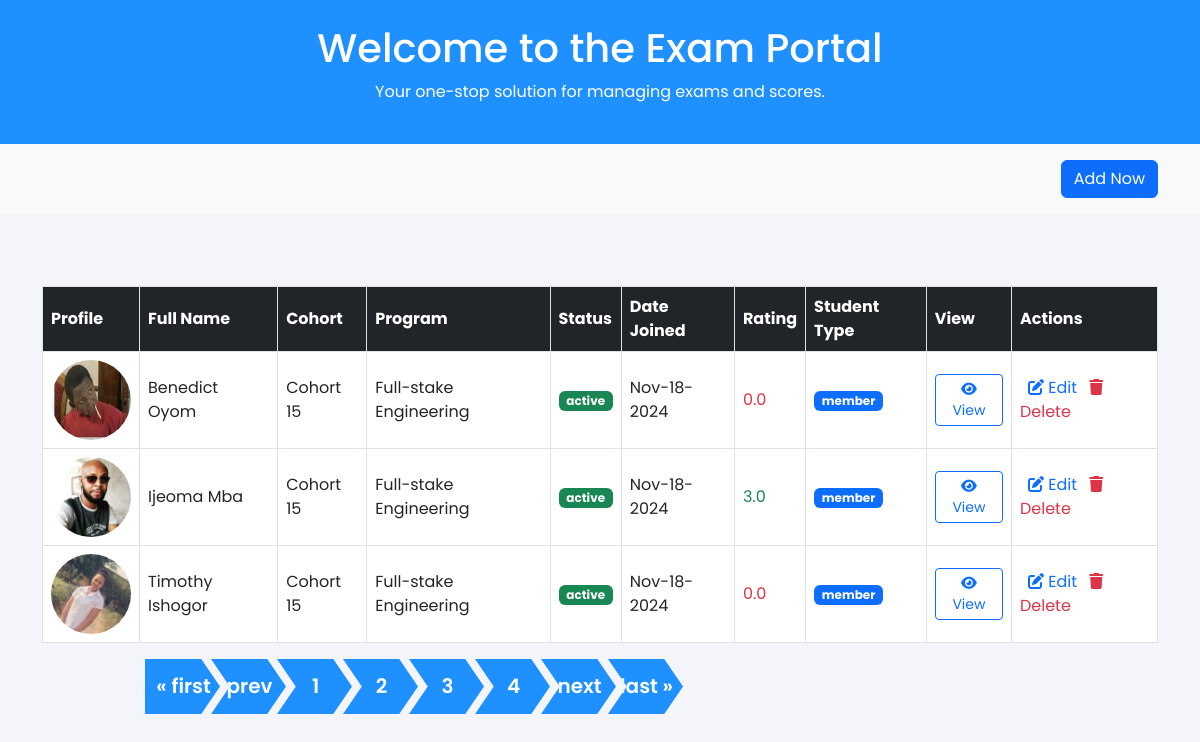
Screenshot of /?page=2 with the database file from the repository.
### students/models.py (models this page shows, shortened)
class Student(models.Model):
    username = models.CharField(max_length=100, unique=True)
    slug = models.SlugField(unique=True, blank=True, editable=False)
    first_name = models.CharField(max_length=200)
    last_name = models.CharField(max_length=200)
    status = models.BooleanField(default=True)
    student_type = models.CharField(max_length=100, choices=student_type, default='member')
    email = models.EmailField(max_length=245, unique=True, validators=[email_validator])
    date_join = models.DateTimeField(auto_now_add=True)
    class Meta:
        ordering = ['-date_join']

class Student_profile(models.Model):
    student = models.OneToOneField(Student, on_delete=models.CASCADE)
    bio = models.TextField()
    date_of_birth = models.DateField()
    address = models.CharField(max_length=300)
    rating = models.FloatField(default=0.0)
    profile_picture = models.ImageField(upload_to='student_profile/')

class CohortGroup(models.Model):
    name = models.CharField(max_length=200)
    date_join = models.DateTimeField(auto_now_add=True)
    students = models.ManyToManyField(Student, related_name= 'cohort')

class Program(models.Model):
    courses = models.CharField(max_length=500)
    grade = models.IntegerField(default=0.0)
    student = models.ForeignKey(Student, on_delete=models.CASCADE)

### students/views.py (the view)
# urls.py: path('', views.cohort_home, name='studenthome' ),
def cohort_home(request):
    students = Student.objects.all()
    cohorts = CohortGroup.objects.all()
    paginator = Paginator(students, 3)
    page_number = request.GET.get('page')
    page_obj = paginator.get_page(page_number)
    context = {
        "page_obj": page_obj,
        "cohorts": cohorts,
        "student_rank": student_type
    }
    return render(request, "newstud/index.html", context)

### students/templates/newstud/index.html (shortened to what this page needs)
{% extends "newstud/header.html" %}
{% block body %}
<body>
    <header class="bg-info text-white py-4 text-center">
        <h1>Welcome to the Exam Portal</h1>
        <p>Your one-stop solution for managing exams and scores.</p>
    </header>
    <section class="filter-section py-3 bg-light">
        <div class="container text-end">
            <button class="btn btn-primary" data-bs-toggle="modal" data-bs-target="#addUserModal">Add Now</button>
        </div>
    </section>
    <section class="container mt-5">
        <div class="table-responsive">
            <table class="table align-middle table-bordered table-hover mt-4">
                <thead class="table-dark">
                    <tr>
                        <th>Profile</th>
                        <th>Full Name</th>
                        <th>Cohort</th>
                        <th>Program</th>
                        <th>Status</th>
                        <th>Date Joined</th>
                        <th>Rating</th>
                        <th>Student Type</th>
                        <th>View</th>
                        <th>Actions</th>
                    </tr>
                </thead>
                <tbody>
                    {% for eachstudent in page_obj %}
                    <tr>
                        <td>
                            {% if eachstudent.student_profile.profile_picture %}
                                <img src="{{ eachstudent.student_profile.profile_picture.url }}" alt="{{ eachstudent.first_name }}" width="80" height="80" class="rounded-circle" />
                            {% else %}
                                <img src="https://images.search.yahoo.com/search/images?p=dummy+image&fr=mcafee&type=E210US91105G0&imgurl=https%3A%2F%2Fpixy.org%2Fsrc%2F31%2F315160.png#id=4&iurl=https%3A%2F%2Fpixy.org%2Fsrc%2F31%2F315160.png&action=click" alt="Profile" width="80" height="80" class="rounded-circle">
                            {% endif %}
                        </td>
                        <td>{{ eachstudent.first_name }} {{ eachstudent.last_name }}</td>
                        <td>
                            {% if eachstudent.cohort.exists %}
                              {% for cohort in eachstudent.cohort.all %}
                                {{ cohort.name }}{% if not forloop.last %}, {% endif %}
                              {% endfor %}
                            {% else %}
                              No Cohort Assigned
                            {% endif %}
                        </td>
                       {% if eachstudent.program_set.exists %}
                            {% for program in eachstudent.program_set.all %}
                            <td>{{ program.courses }}</td>
                            {% endfor %}
                            {% else %}
                            <td>No course</td>
                        {% endif %}
                        <td><span class="badge bg-success text-white">
                            {{eachstudent.status|yesno:'active,inactive'}}
                        </span></td>
                        <td>{{ eachstudent.date_join|date:"M-j-Y" }}</td>
                        {% if eachstudent.student_profile.rating%}
                            <td class="text-success">{{ eachstudent.student_profile.rating }}</td>
                        {% else %}
                            <td class="text-danger">0.0</td>
                        {% endif %}
                        <td><span class="badge bg-primary text-white">
                            {{eachstudent.student_type}}
                        </span></td>
                        <td>
                            <a href="{% url 'student_detail' eachstudent.slug %}" class="btn btn-sm btn-outline-primary">
                                <i class="fas fa-eye"></i> View
                            </a>
                        </td>
                        <td>
                            <span class="px-2"><a href="#" class=" text-primary text-decoration-none">
                                    <i class="fas fa-edit"> </i> Edit</a>
                            </span>
                            <span><a href=""
                                    class=" text-danger text-decoration-none">
                                    <i class="fas fa-trash"> </i> Delete</a></span>
                        </td>
                    </tr>
                    {% empty %}
                    <tr>
                        <td colspan="8" class="text-center">No students available.</td>
                    </tr>
                    {% endfor %}
                </tbody>
            </table>
            <div class="container">
                <div class="row">
                    <div class="col-md-offset-2 col-md-8">
                        <nav class="pagination-outer" aria-label="Page navigation">
                            <ul class="pagination">
                                {% if page_obj.has_previous %}
                                    <li class="page-item">
                                        <a href="?page=1" class="page-link" aria-label="Previous">
                                            <span aria-hidden="true">&laquo; first</span>
                                        </a>
                                    </li>
                                    <li class="page-item">
                                        <a href=href="?page={{ page_obj.previous_page_number }}" class="page-link" aria-label="Previous">
                                            <span aria-hidden="true">prev</span>
                                        </a>
                                    </li>
                                {% endif %}
                                {% for num in page_obj.paginator.page_range %}
                                    {% if page_obj.number == num %}
                                    <li class="page-item">
                                        <a class="page-link">{{ num }}</a>
                                    </li>
                                    {% else %}
                                    <li class="page-item">
                                        <a class="page-link" href="?page={{ num }}">{{ num }}</a>
                                    </li>
                                    {% endif %}
                                {% endfor %}
                                {% if page_obj.has_next %}
                                    <li class="page-item">
                                        <a href="?page={{ page_obj.next_page_number }}" class="page-link" aria-label="Next">
                                            <span aria-hidden="true">next</span>
                                        </a>
                                    </li>
                                    <li class="page-item">
                                        <a href="?page={{ page_obj.paginator.num_pages }}" class="page-link" aria-label="Next">
                                            <span aria-hidden="true">last &raquo;</span>
                                        </a>
                                    </li>
                                {% endif %}
                            </ul>
                        </nav>
                    </div>
                </div>
            </div>
        </div>
    </section>
</body>
{% endblock body %}

### staticfiles/css/index.css (style rules this page uses)
body { font-family: 'Poppins', sans-serif; }
.filter-section { background-color: #f4f5fa; padding: 20px; }
.table { border-collapse: collapse; }
.table th, .table td { vertical-align: middle; border: 1px solid #dee2e6; }
.badge { background-color: #e9f0fa; color: #5A55D8; }
.bg-info { background-color: dodgerblue !important; }
.pagination-outer { text-align: center; }
.pagination { display: inline-flex; justify-content: center; position: relative; overflow: hidden; border-radius:0 !important; }
.pagination li a.page-link, .pagination li:first-child a.page-link, .pagination li:last-child a.page-link { border: none; height: 55px; width: 75px; line-height: 45px; text-align: center; padding: 5px 0 0 2px; font-size: 20px; font-weight: 600; color: #fff; background-color: dodgerblue; margin: 0 -8px 0 0; border-radius: 0; transition: all 0.3s linear 0s; -webkit-clip-path: polygon(75% 0%, 100% 50%, 75% 100%, 0% 100%, 25% 50%, 0% 0%); clip-path: polygon(75% 0%, 100% 50%, 75% 100%, 0% 100%, 25% 50%, 0% 0%); }
.pagination li a.page-link:before, .pagination li:first-child a.page-link:before, .pagination li:last-child a.page-link:before { content: ""; position: absolute; height: 100%; width: 100%; top: 0; left: 0; background-color: #ff771a; display: block; opacity: 0; transform: scale(0.1); z-index: -1; transform-origin: bottom right 0; }
.pagination li:first-child a.page-link { -webkit-clip-path: polygon(75% 0%, 100% 50%, 75% 100%, 0% 100%, 0% 0%); clip-path: polygon(75% 0%, 100% 50%, 75% 100%, 0% 100%, 0% 0%); border-radius: 0; }
.pagination li:last-child a.page-link { margin-right: 0; -webkit-clip-path: polygon(75% 0%, 100% 50%, 75% 100%, 0% 100%, 25% 50%, 0% 0%); clip-path: polygon(75% 0%, 100% 50%, 75% 100%, 0% 100%, 25% 50%, 0% 0%); border-radius: 0; }

### staticfiles/css/about.css (style rules this page uses)
body { font-family: 'Poppins', sans-serif; background-color: #f4f5fa; }

### rows the page displays
Student: student_profile.profile_picture (picture), first_name "Benedict", last_name "Oyom", status "active", date_join "Nov-18-2024", shows "0.0", student_type "member"
CohortGroup: name "Cohort 15"
Program: courses "Full-stake Engineering"
Student: student_profile.profile_picture (picture), first_name "Ijeoma", last_name "Mba", status "active", date_join "Nov-18-2024", student_profile.rating "3.0", student_type "member"
Program: courses "Full-stake Engineering"
Student: student_profile.profile_picture (picture), first_name "Timothy", last_name "Ishogor", status "active", date_join "Nov-18-2024", shows "0.0", student_type "member"
Program: courses "Full-stake Engineering"

### other values shown
{{ num }} "1" "3" "4"
{{ num }} "2"
